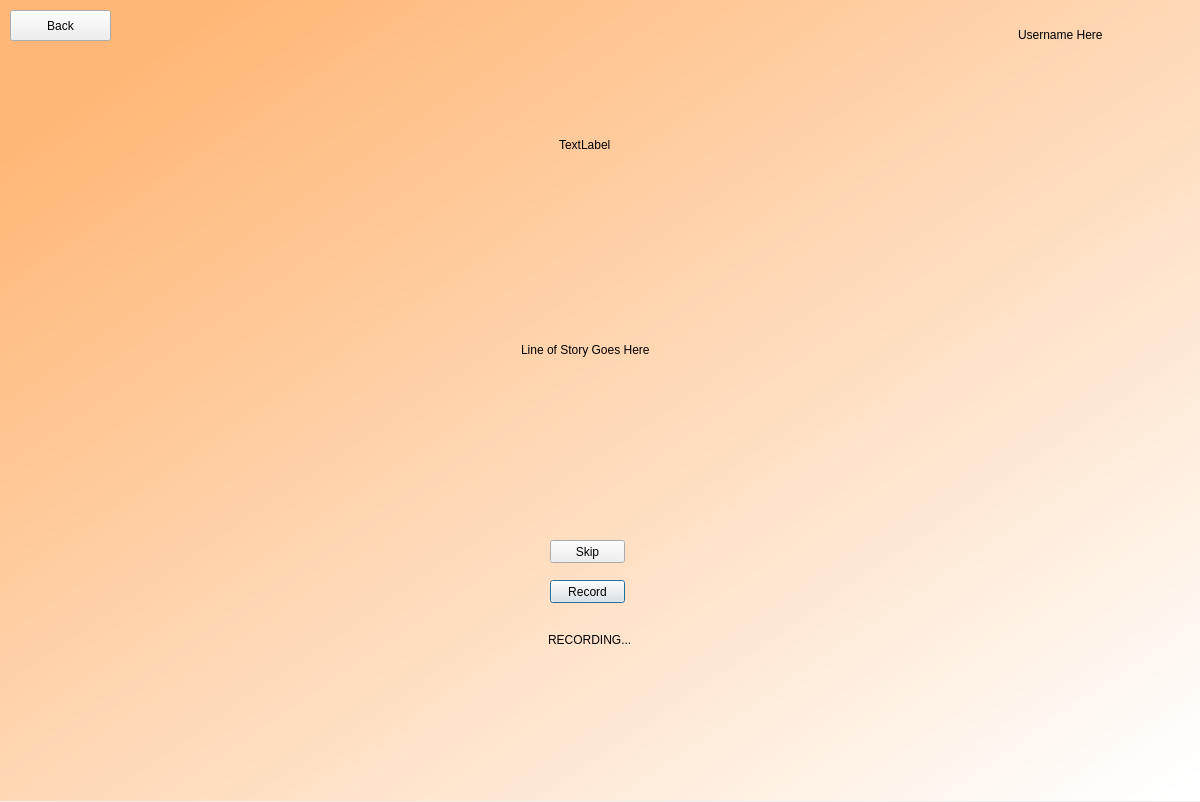
<?xml version="1.0" encoding="UTF-8"?>
<ui version="4.0">
 <class>Dialog</class>
 <widget class="QDialog" name="Dialog">
  <property name="geometry">
   <rect>
    <x>0</x>
    <y>0</y>
    <width>1200</width>
    <height>802</height>
   </rect>
  </property>
  <property name="windowTitle">
   <string>Dialog</string>
  </property>
  <widget class="QWidget" name="bgwidget" native="true">
   <property name="geometry">
    <rect>
     <x>0</x>
     <y>0</y>
     <width>1201</width>
     <height>801</height>
    </rect>
   </property>
   <property name="styleSheet">
    <string notr="true">QWidget#bgwidget{
background-color:qlineargradient(spread:pad, x1:0.091, y1:0.101636, x2:0.991379, y2:0.977, stop:0 rgb(255, 183, 119), stop:1 rgba(255, 255, 255, 255));}</string>
   </property>
   <widget class="QLabel" name="errorMsg">
    <property name="geometry">
     <rect>
      <x>440</x>
      <y>450</y>
      <width>341</width>
      <height>16</height>
     </rect>
    </property>
    <property name="styleSheet">
     <string notr="true">font: 12pt &quot;DengXian&quot;; color :red;</string>
    </property>
    <property name="text">
     <string/>
    </property>
   </widget>
   <widget class="QWidget" name="verticalLayoutWidget">
    <property name="geometry">
     <rect>
      <x>210</x>
      <y>190</y>
      <width>751</width>
      <height>321</height>
     </rect>
    </property>
    <layout class="QVBoxLayout" name="verticalLayout">
     <item alignment="Qt::AlignHCenter|Qt::AlignVCenter">
      <widget class="QLabel" name="storyText">
       <property name="styleSheet">
        <string notr="true">font: 36pt &quot;DengXian&quot;; color: rgb(0, 0, 0)</string>
       </property>
       <property name="text">
        <string>Line of Story Goes Here</string>
       </property>
      </widget>
     </item>
    </layout>
   </widget>
   <widget class="QWidget" name="verticalLayoutWidget_2">
    <property name="geometry">
     <rect>
      <x>940</x>
      <y>10</y>
      <width>241</width>
      <height>51</height>
     </rect>
    </property>
    <layout class="QVBoxLayout" name="verticalLayout_2">
     <item alignment="Qt::AlignHCenter|Qt::AlignVCenter">
      <widget class="QLabel" name="profile">
       <property name="styleSheet">
        <string notr="true">font: 18pt &quot;DengXian&quot;; color: rgb(0, 0, 0)</string>
       </property>
       <property name="text">
        <string>Username Here</string>
       </property>
      </widget>
     </item>
    </layout>
   </widget>
   <widget class="QPushButton" name="recordButton">
    <property name="geometry">
     <rect>
      <x>550</x>
      <y>580</y>
      <width>75</width>
      <height>23</height>
     </rect>
    </property>
    <property name="text">
     <string>Record</string>
    </property>
   </widget>
   <widget class="QWidget" name="verticalLayoutWidget_3">
    <property name="geometry">
     <rect>
      <x>480</x>
      <y>620</y>
      <width>221</width>
      <height>41</height>
     </rect>
    </property>
    <layout class="QVBoxLayout" name="verticalLayout_3">
     <item alignment="Qt::AlignHCenter|Qt::AlignVCenter">
      <widget class="QLabel" name="warn">
       <property name="styleSheet">
        <string notr="true">font: 14pt &quot;DengXian&quot;;</string>
       </property>
       <property name="text">
        <string>RECORDING...</string>
       </property>
      </widget>
     </item>
    </layout>
   </widget>
   <widget class="QPushButton" name="backButton">
    <property name="geometry">
     <rect>
      <x>10</x>
      <y>10</y>
      <width>101</width>
      <height>31</height>
     </rect>
    </property>
    <property name="styleSheet">
     <string notr="true">font: 12pt &quot;DengXian&quot;;</string>
    </property>
    <property name="text">
     <string>Back</string>
    </property>
   </widget>
   <widget class="QWidget" name="verticalLayoutWidget_4">
    <property name="geometry">
     <rect>
      <x>210</x>
      <y>120</y>
      <width>751</width>
      <height>51</height>
     </rect>
    </property>
    <layout class="QVBoxLayout" name="verticalLayout_4">
     <item alignment="Qt::AlignHCenter|Qt::AlignVCenter">
      <widget class="QLabel" name="instructions">
       <property name="styleSheet">
        <string notr="true">font: 18pt &quot;DengXian&quot;;</string>
       </property>
       <property name="text">
        <string>TextLabel</string>
       </property>
      </widget>
     </item>
    </layout>
   </widget>
   <widget class="QPushButton" name="skipButton">
    <property name="geometry">
     <rect>
      <x>550</x>
      <y>540</y>
      <width>75</width>
      <height>23</height>
     </rect>
    </property>
    <property name="text">
     <string>Skip</string>
    </property>
   </widget>
  </widget>
 </widget>
 <resources/>
 <connections/>
</ui>
